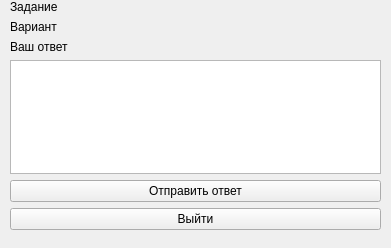
<?xml version="1.0" encoding="UTF-8"?>
<ui version="4.0">
 <class>TaskForm</class>
 <widget class="QWidget" name="TaskForm">
  <property name="geometry">
   <rect>
    <x>0</x>
    <y>0</y>
    <width>391</width>
    <height>248</height>
   </rect>
  </property>
  <property name="windowTitle">
   <string>Form</string>
  </property>
  <widget class="QWidget" name="verticalLayoutWidget">
   <property name="geometry">
    <rect>
     <x>10</x>
     <y>0</y>
     <width>371</width>
     <height>230</height>
    </rect>
   </property>
   <layout class="QVBoxLayout" name="verticalLayout">
    <item>
     <widget class="QLabel" name="TaskForm_task">
      <property name="text">
       <string>Задание</string>
      </property>
     </widget>
    </item>
    <item>
     <widget class="QLabel" name="TaskForm_variant">
      <property name="text">
       <string>Вариант</string>
      </property>
     </widget>
    </item>
    <item>
     <widget class="QLabel" name="TaskForm_answer">
      <property name="text">
       <string>Ваш ответ</string>
      </property>
     </widget>
    </item>
    <item>
     <widget class="QPlainTextEdit" name="TaskForm_enterans">
      <property name="plainText">
       <string/>
      </property>
     </widget>
    </item>
    <item>
     <widget class="QPushButton" name="TaskForm_sendans">
      <property name="text">
       <string>Отправить ответ</string>
      </property>
     </widget>
    </item>
    <item>
     <widget class="QPushButton" name="TaskForm_exit">
      <property name="text">
       <string>Выйти</string>
      </property>
     </widget>
    </item>
   </layout>
  </widget>
 </widget>
 <tabstops>
  <tabstop>TaskForm_enterans</tabstop>
  <tabstop>TaskForm_sendans</tabstop>
  <tabstop>TaskForm_exit</tabstop>
 </tabstops>
 <resources/>
 <connections/>
</ui>
